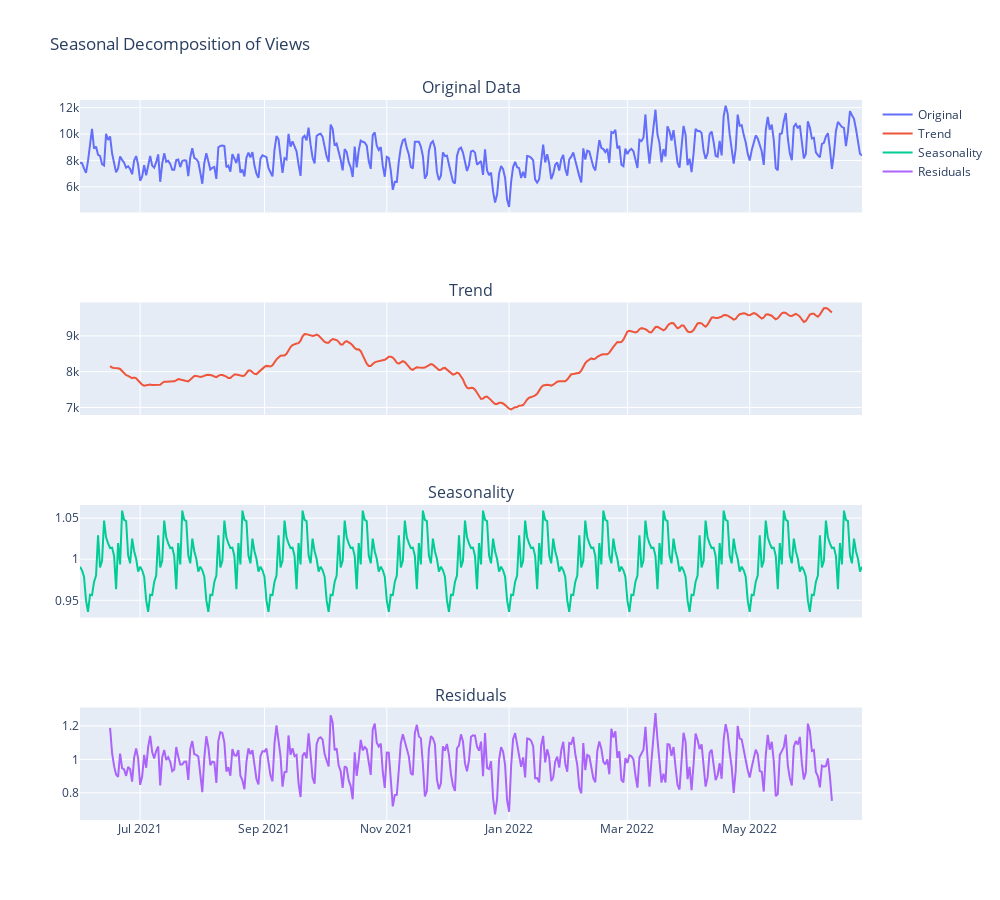

The notebook cell saved with this chart:
### Markdown cell above
**Let's take a look at whether the data is stationary or seasonal.**

### Code cell
# Perform seasonal decomposition
result = seasonal_decompose(df['Views'], model='multiplicative', period=30)

# Create a subplot with 4 charts (Original Data, Trend, Seasonality, Residuals)
fig = make_subplots(rows=4, cols=1, 
                    shared_xaxes=True, 
                    subplot_titles=['Original Data', 'Trend', 'Seasonality', 'Residuals'])

# Original data
fig.add_trace(go.Scatter(x=df['Date'], y=df['Views'], 
                         mode='lines', name='Original'), row=1, col=1)

# Trend component
fig.add_trace(go.Scatter(x=df['Date'], y=result.trend, 
                         mode='lines', name='Trend'), row=2, col=1)

# Seasonality component
fig.add_trace(go.Scatter(x=df['Date'], y=result.seasonal, 
                         mode='lines', name='Seasonality'), row=3, col=1)

# Residuals component
fig.add_trace(go.Scatter(x=df['Date'], y=result.resid, 
                         mode='lines', name='Residuals'), row=4, col=1)

# Improve layout
fig.update_layout(height=900, width=1000, title_text='Seasonal Decomposition of Views')

# Show interactive plot
fig.show()

### Figure 1 — Plotly figure (JSON) as saved in the notebook; plotly's stock layout.template omitted (floating-point values rounded to 4 significant figures; data arrays with more than 128 entries replaced by an {"elided": "..."} marker saying what was removed)
{"data": [{"mode": "lines", "name": "Original", "type": "scatter", "x": {"elided": "391 str values"}, "xaxis": "x", "y": {"elided": "391 int values"}, "yaxis": "y"}, {"mode": "lines", "name": "Trend", "type": "scatter", "x": {"elided": "391 str values"}, "xaxis": "x2", "y": {"elided": "391 float values"}, "yaxis": "y2"}, {"mode": "lines", "name": "Seasonality", "type": "scatter", "x": {"elided": "391 str values"}, "xaxis": "x3", "y": {"elided": "391 float values"}, "yaxis": "y3"}, {"mode": "lines", "name": "Residuals", "type": "scatter", "x": {"elided": "391 str values"}, "xaxis": "x4", "y": {"elided": "391 float values"}, "yaxis": "y4"}], "layout": {"annotations": [{"font": {"size": 16}, "showarrow": false, "text": "Original Data", "x": 0.5, "xanchor": "center", "xref": "paper", "y": 1, "yanchor": "bottom", "yref": "paper"}, {"font": {"size": 16}, "showarrow": false, "text": "Trend", "x": 0.5, "xanchor": "center", "xref": "paper", "y": 0.7188, "yanchor": "bottom", "yref": "paper"}, {"font": {"size": 16}, "showarrow": false, "text": "Seasonality", "x": 0.5, "xanchor": "center", "xref": "paper", "y": 0.4375, "yanchor": "bottom", "yref": "paper"}, {"font": {"size": 16}, "showarrow": false, "text": "Residuals", "x": 0.5, "xanchor": "center", "xref": "paper", "y": 0.1562, "yanchor": "bottom", "yref": "paper"}], "height": 900, "title": {"text": "Seasonal Decomposition of Views"}, "width": 1000, "xaxis": {"anchor": "y", "domain": [0, 1], "matches": "x4", "showticklabels": false}, "xaxis2": {"anchor": "y2", "domain": [0, 1], "matches": "x4", "showticklabels": false}, "xaxis3": {"anchor": "y3", "domain": [0, 1], "matches": "x4", "showticklabels": false}, "xaxis4": {"anchor": "y4", "domain": [0, 1]}, "yaxis": {"anchor": "x", "domain": [0.8438, 1]}, "yaxis2": {"anchor": "x2", "domain": [0.5625, 0.7188]}, "yaxis3": {"anchor": "x3", "domain": [0.2812, 0.4375]}, "yaxis4": {"anchor": "x4", "domain": [0, 0.1562]}}}
